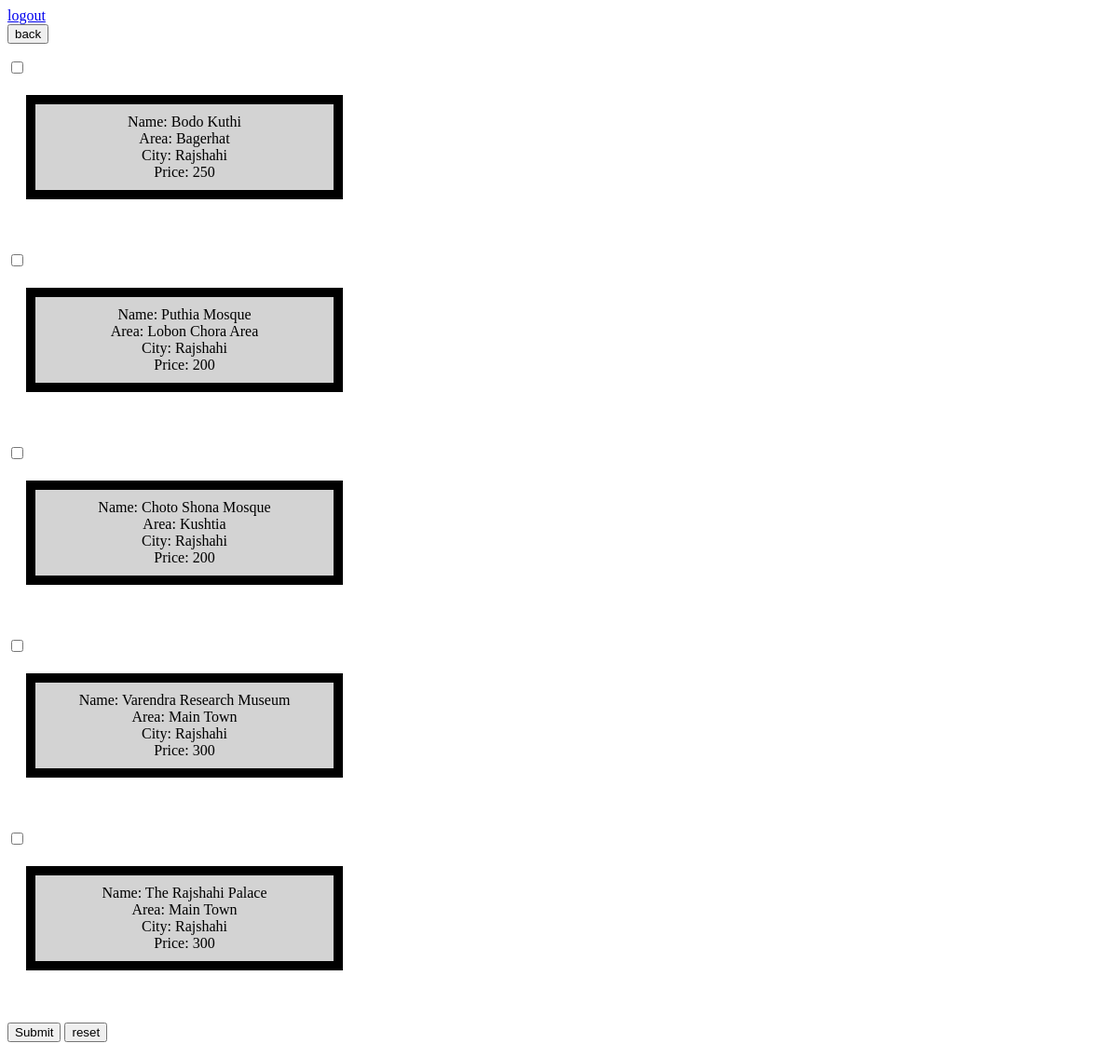
Screenshot of /travel/71rajshahi.php with the database file from the repository.
### tables this page shows
CREATE TABLE `tourist_places` (
  `id` int(50) NOT NULL,
  `Name` varchar(225) NOT NULL,
  `Area` varchar(500) NOT NULL,
  `City` varchar(225) NOT NULL,
  `Price` double NOT NULL,
  `pic_id` int(50) DEFAULT NULL
);

### travel/71rajshahi.php (the view, shortened to what this page needs)
 <a href="70logout1.php">logout  </a>
<form  method="post" action ="7allcity.php">
        <button  >back</button>
        </form>
 <form action="72check.php" method="post">
<?php
include("dbconnection.php");
$query_s= "SELECT * FROM `tourist_places` WHERE `City` = 'Rajshahi' ";
$run_query  = mysqli_query($con, $query_s);
while($r=mysqli_fetch_assoc($run_query)){    ?>
   <input type="checkbox" name="places[]" value="<?php echo $r['Name']; ?>">   <head>
</head>
<body>
<div align="center">  <?php
     echo "Name: ".$r['Name'] ;  echo "<br>";
                echo   "Area: ".$r['Area'] ; echo "<br>";
                echo   "City: ".$r['City'] ; echo "<br>";
                                    echo   "Price: ".$r['Price'] ; echo "<br>";
    ?> </div>
     </body> </html> <br><br>
 <?php
}
?>
   <input type="submit" name="submit" value="Submit" />
<input type="reset" name="reset" value="reset" />
 </form>

### travel/71rajshahi.php (style rules this page uses)
div { background-color: lightgrey; width: 300px; border: 10px solid Black; padding: 10px; margin: 20px; }

### rows the page displays
tourist_places: Name "Bodo Kuthi", Area "Bagerhat", City "Rajshahi", Price "250"
tourist_places: Name "Puthia Mosque", Area "Lobon Chora Area", City "Rajshahi", Price "200"
tourist_places: Name "Choto Shona Mosque", Area "Kushtia", City "Rajshahi", Price "200"
tourist_places: Name "Varendra Research Museum", Area "Main Town", City "Rajshahi", Price "300"
tourist_places: Name "The Rajshahi Palace", Area "Main Town", City "Rajshahi", Price "300"
